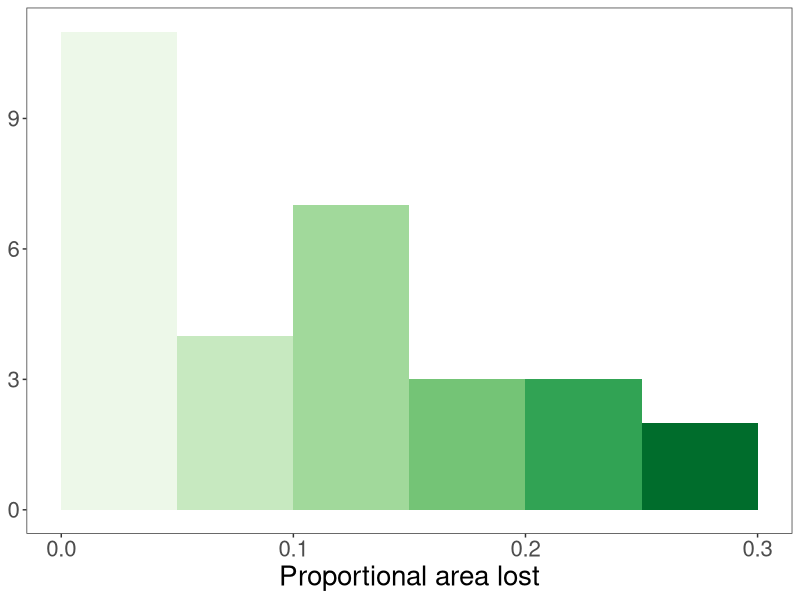

Recreate this plot in R.
library(tidyverse)
library(gridExtra)

##### Data file and cleaning
### Data for site-level results
data <- read.csv("Simple_data.csv")
colnames(data)[1] <- "Site"
data <- data %>%
  mutate(AreaS = (Area_07 - mean(Area_07)) / sd(Area_07))
rownames(data) <- data$Site

### Data for group-level results (used in functional redundancy only)
data_s <- read.csv('For_analysis_S2.csv')
data_s[is.na(data_s)] <- 0
data_s$Invasive <- factor(data_s$Invasive, 
                          levels = c("None", "Low", "Med", "High"))
data_s$Invasive <- as.numeric(data_s$Invasive)
data_s$Grp <- as.factor(data_s$Grp)
data_s <- data_s %>%
  filter(FR.09 > 0) %>%
  mutate(FRC = (FR.17 - FR.09) / FR.09) %>%
  mutate(AreaS = (Area.2007 - mean(Area.2007)) / sd(Area.2007),
         ConnS = (Conn - mean(Conn)) / sd(Conn),
         RdS = (RdDens.1KM - mean(RdDens.1KM)) / sd(RdDens.1KM))

#### Area lost plots
### Histogram
data$myfill <- data$AreaC
data$myfill[data$myfill > 0.25 & data$myfill <= 0.3] <- 7
data$myfill[data$myfill > 0.2 & data$myfill <= 0.25] <- 6
data$myfill[data$myfill > 0.15 & data$myfill <= 0.2] <- 5
data$myfill[data$myfill > 0.1 & data$myfill <= 0.15] <- 4
data$myfill[data$myfill > 0.05 & data$myfill <= 0.1] <- 3
data$myfill[data$myfill >= 0 & data$myfill <= 0.05] <- 2

ggplot(data) +
  geom_histogram(aes(x = AreaC, fill = factor(myfill)), 
                 breaks = seq(0,0.3,0.05)) +
  xlab("Proportional area lost") +
  scale_fill_brewer(palette = "Greens") +
  theme_bw() +
  theme(axis.text.y = element_text(size = 16),
        axis.title.y = element_blank()) +
  theme(axis.text.x = element_text(size = 16),
        axis.title.x = element_text(size = 20)) +
  theme(panel.grid.major = element_blank(), 
        panel.grid.minor = element_blank(), 
        panel.background = element_blank()) +
  theme(legend.position = "none")

### By predictors
